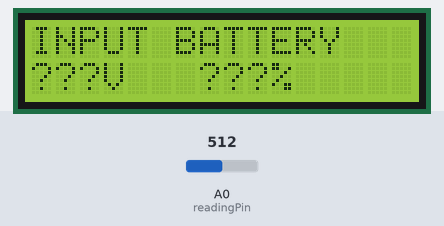
This sketch was run on a simulated Arduino Uno, built with avr-gcc and run on an emulated ATmega328P. Shown: 16×2 character LCD. Inputs (shaded band) come from the test bench; at power-on: A0 (readingPin) = 512.

Above: at 4.2 s.
4.3 s: A0 (readingPin) set to 728
5.8 s: A0 (readingPin) set to 754
At 6.2 s:
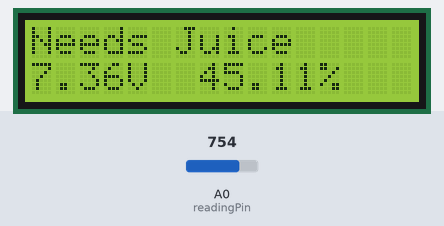
7.3 s: A0 (readingPin) set to 776
At 8.5 s:
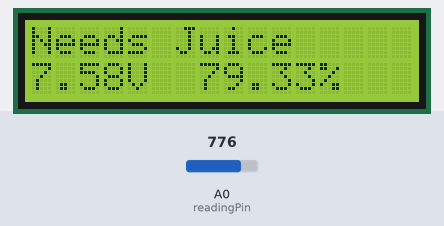
8.8 s: A0 (readingPin) set to 804
At 9.9 s:
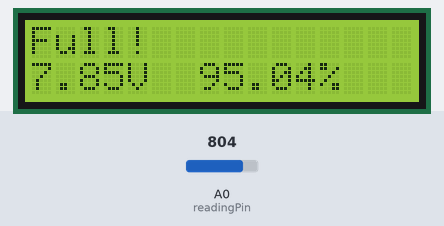
10.3 s: A0 (readingPin) set to 716
At 11.0 s:
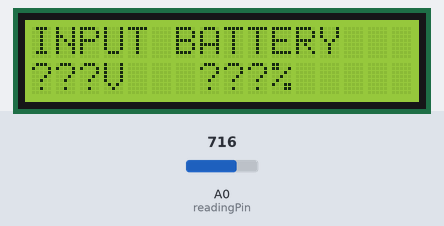
Timing chart, 0 to 12.9 s (numbered marks = the images above; inputs shaded):
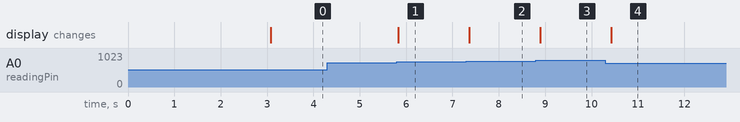

The sketch:

main.ino
```cpp
/*
 * Essentially, this is voltmeter that measures voltages against a known *
 * discharge curve to find a rough estimate of a battery's remaining battery *
 * life.
 *
 * The circuit consists of a voltage divider with a 1 : 1 ratio of
 * resistors, with the output connected to the A0 analog pin of the Arduino. Due
 * to this, the maximum battery voltage this can measure is 10V, though higher
 * voltages are possible (at the cost of precision) if you tweak the ratio. The
 * LCD is connected to the arduino as shown in circuit.png.
 */

#include <LiquidCrystal.h>
#include "VEXBatteryTester.h"

LiquidCrystal lcd (2, 3, 9, 10, 11, 12);

void setup() {
  // This is the startup screen
  lcd.begin(16, 2);
  lcd.setCursor(0,0);
  lcd.print("Welcome to Diego");
  lcd.setCursor(0, 1);
  lcd.print("\'s batt tester!");
  delay(3000);
  lcd.clear();
}

void loop() {
  const int readingPin = A0;
  BatteryTester* batteryTester = new VEXBatteryTester();
  int rawValue = analogRead(readingPin);

  // Turn the digital reading back into its analog component by doubling it.
  float incomingVoltage = (rawValue / 1024.0) * 5.0;
  float originalVoltage = incomingVoltage * 2;

  lcd.clear();
  lcd.setCursor(0, 1);

  // Voltages below this threshold aren't useful
  if(originalVoltage < batteryTester->getLowerBound()) {
    lcd.print("???");
    lcd.print("V");

    lcd.setCursor(0,0);
    lcd.print("INPUT BATTERY");

    lcd.setCursor(7, 1);
    lcd.print("???");
    lcd.print("%");
  }
  else {
    lcd.print(originalVoltage);
    lcd.print("V");

    float relativePercent = batteryTester->getPercent(originalVoltage) * 100;

    lcd.setCursor(0,0);
    lcd.print(batteryTester->isFull(originalVoltage) ? "Full!" : "Needs Juice");

    lcd.setCursor(7, 1);
    if(originalVoltage > batteryTester->getUpperBound()){
      lcd.print("100");
    }
    else {
      lcd.print(relativePercent);
    }
    lcd.print("%");
  }

  delay(300);
}
```

BatteryTester.h
```cpp
class BatteryTester {
public:
  BatteryTester() = default;

  virtual float getPercent(float voltage) = 0;

  virtual bool isFull(float voltage) {
    return getPercent(voltage) > .90; // Arbitrary
  };

  virtual float getLowerBound() {
    return 0.0f;
  }

  virtual float getUpperBound() {
    return 10.0f;
  }
};
```

VEXBatteryTester.h
```cpp
#include "BatteryTester.h"

class VEXBatteryTester : public BatteryTester {
public:
    VEXBatteryTester() = default;

    float getPercent(float voltage) override {
      // Get an aproximate % based on a known discharge curve. The formula used below
      // is from polynomial regression.

      voltage = voltage * 1000; // Formula only accepts millivolts

      long double x0 = 26570343.396815643;
      long double x1 = 9934.2416505093006;
      long double x2 = 1.2385048871889726;
      long double x3 = .000051484120651006659;

      return (31551.8 - (x0 - (x1*voltage) + (x2*pow(voltage,2)) - (x3*pow(voltage,3)))) / 31551.8;
    };

    float getLowerBound() override {
      return 7.2f;
    }

    float getUpperBound() override {
      return 8.2f;
    }
};
```

Measured:
- the behaviour switches between 737 and 738 on A0 (readingPin) (found by bisection; images 0 and 1)
- the behaviour switches between 789 and 790 on A0 (readingPin) (found by bisection; images 2 and 3)
- after the input at 4.3 s, every drawn part: stays the same
- after the input at 5.8 s, the display: changes at once (image 1)
- after the input at 7.3 s, the display: changes after 0.06 s (image 2)
- after the input at 8.8 s, the display: changes after 0.10 s (image 3)
- after the input at 10.3 s, the display: changes after 0.13 s (image 4)
